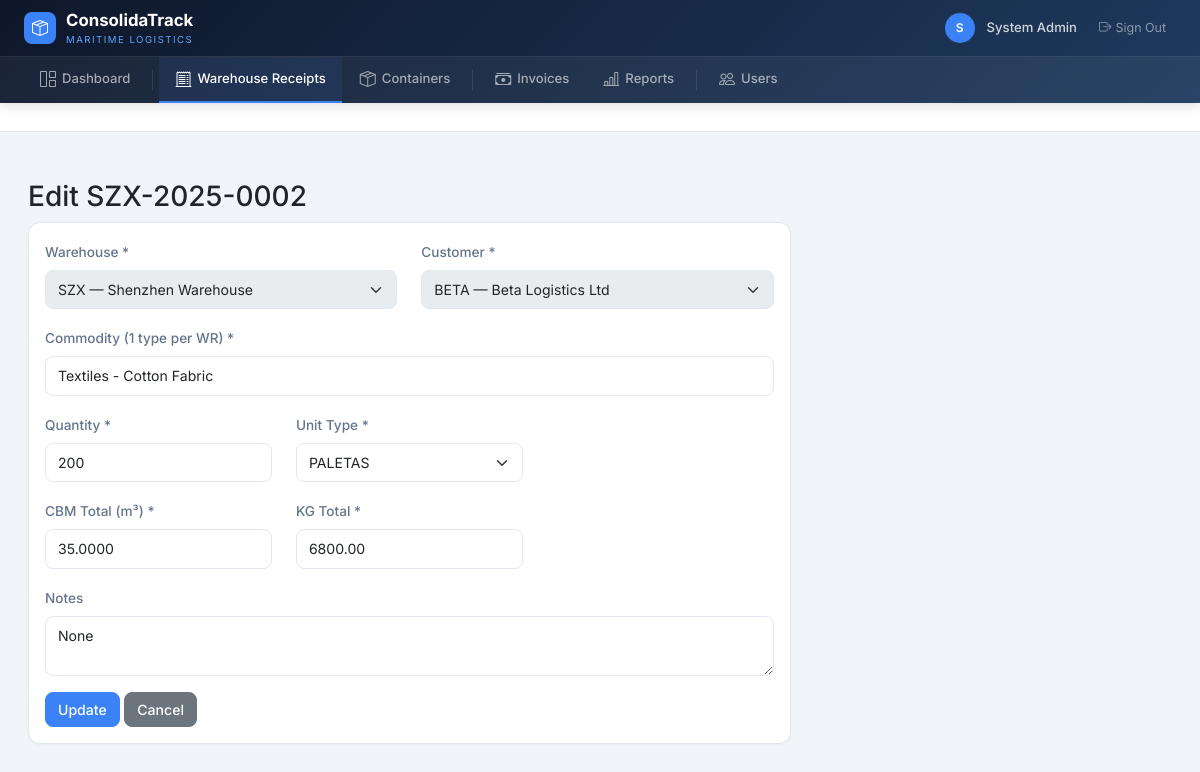
Screenshot of /wr/2/edit (signed in) with the database file from the repository.
### app/models.py (models this page shows, shortened)
class User(UserMixin, db.Model):
    __tablename__ = "users"
    id = db.Column(db.Integer, primary_key=True)
    email = db.Column(db.String(200), unique=True, nullable=False)
    password_hash = db.Column(db.String(256), nullable=False)
    full_name = db.Column(db.String(200), nullable=False)
    is_active = db.Column(db.Boolean, default=True)
    created_at = db.Column(db.DateTime, default=_utcnow)
    roles = db.relationship("Role", secondary=user_roles, backref="users")
    def has_role(self, role_name: str) -> bool:
        return any(r.name == role_name for r in self.roles)

class WarehouseReceipt(db.Model):
    __tablename__ = "warehouse_receipts"
    id = db.Column(db.Integer, primary_key=True)
    warehouse_id = db.Column(db.Integer, db.ForeignKey("warehouses.id"), nullable=False)
    customer_id = db.Column(db.Integer, db.ForeignKey("customers.id"), nullable=False)
    wr_number = db.Column(db.String(30), unique=True, nullable=False)
    date_received = db.Column(db.Date, nullable=False)
    commodity = db.Column(db.String(300), nullable=False)
    qty_total = db.Column(db.Integer, nullable=False)
    qty_unit_type = db.Column(db.Enum(QtyUnitType), nullable=False)
    cbm_total = db.Column(db.Numeric(10, 4), nullable=False)  # m³, 4 decimals
    kg_total = db.Column(db.Numeric(10, 2), nullable=False)   # kg, 2 decimals
    notes = db.Column(db.Text)
    status = db.Column(db.Enum(WRStatus), nullable=False, default=WRStatus.RECEIVED)
    created_at = db.Column(db.DateTime, default=_utcnow)
    updated_at = db.Column(db.DateTime, default=_utcnow, onupdate=_utcnow)
    load_lines = db.relationship("ContainerLoadLine", backref="warehouse_receipt", lazy="dynamic")
    photos = db.relationship("WRPhoto", backref="warehouse_receipt", lazy="dynamic",
                              cascade="all, delete-orphan", order_by="WRPhoto.uploaded_at.desc()")
    __table_args__ = (
        db.Index("ix_wr_warehouse_status", "warehouse_id", "status"),
        db.Index("ix_wr_customer", "customer_id"),
        db.Index("ix_wr_date", "date_received"),
    )

class Warehouse(db.Model):
    __tablename__ = "warehouses"
    id = db.Column(db.Integer, primary_key=True)
    code = db.Column(db.String(10), unique=True, nullable=False)  # SZX, MIA
    name = db.Column(db.String(100), nullable=False)
    city = db.Column(db.String(100))
    country = db.Column(db.String(100))
    is_active = db.Column(db.Boolean, default=True)
    created_at = db.Column(db.DateTime, default=_utcnow)
    warehouse_receipts = db.relationship("WarehouseReceipt", backref="warehouse", lazy="dynamic")
    containers = db.relationship("Container", backref="warehouse", lazy="dynamic")

class Customer(db.Model):
    __tablename__ = "customers"
    id = db.Column(db.Integer, primary_key=True)
    name = db.Column(db.String(200), nullable=False)
    code = db.Column(db.String(20), unique=True, nullable=False)
    email = db.Column(db.String(200))
    phone = db.Column(db.String(50))
    address = db.Column(db.Text)
    is_active = db.Column(db.Boolean, default=True)
    created_at = db.Column(db.DateTime, default=_utcnow)
    warehouse_receipts = db.relationship("WarehouseReceipt", backref="customer", lazy="dynamic")

### app/blueprints/wr/__init__.py (the view, shortened to what this page needs)
@wr_bp.route("/<int:wr_id>/edit", methods=["GET", "POST"])
@login_required
def wr_edit(wr_id):
    wr = db.session.get(WarehouseReceipt, wr_id)
    if not wr:
        flash("WR not found.", "warning")
        return redirect(url_for("wr.wr_list"))
    if wr.status == WRStatus.LOADED:
        flash("Cannot edit a fully loaded WR.", "warning")
        return redirect(url_for("wr.wr_detail", wr_id=wr.id))
    warehouses = Warehouse.query.filter_by(is_active=True).all()
    customers = Customer.query.filter_by(is_active=True).order_by(Customer.name).all()
    return render_template("wr/form.html", warehouses=warehouses, customers=customers, wr=wr)

### app/templates/wr/form.html (shortened to what this page needs)
{% extends "base.html" %}
{% block content %}
<h3>{{ 'Edit ' + wr.wr_number if wr else 'New Warehouse Receipt' }}</h3>
<div class="card col-md-8">
  <div class="card-body">
    <form method="post">
      <div class="row">
        <div class="col-md-6 mb-3">
          <label class="form-label">Warehouse *</label>
          <select name="warehouse_id" class="form-select" {% if wr %}disabled{% endif %} required>
            {% for wh in warehouses %}
            <option value="{{ wh.id }}" {% if wr and wr.warehouse_id == wh.id %}selected{% endif %}>{{ wh.code }} — {{ wh.name }}</option>
            {% endfor %}
          </select>
        </div>
        <div class="col-md-6 mb-3">
          <label class="form-label">Customer *</label>
          <select name="customer_id" class="form-select" {% if wr %}disabled{% endif %} required>
            {% for c in customers %}
            <option value="{{ c.id }}" {% if wr and wr.customer_id == c.id %}selected{% endif %}>{{ c.code }} — {{ c.name }}</option>
            {% endfor %}
          </select>
        </div>
      </div>
      <div class="mb-3">
        <label class="form-label">Commodity (1 type per WR) *</label>
        <input type="text" name="commodity" class="form-control" value="{{ wr.commodity if wr else '' }}" required placeholder="e.g. Electronics - LED Panels">
      </div>
      <div class="row">
        <div class="col-md-4 mb-3">
          <label class="form-label">Quantity *</label>
          <input type="number" name="qty_total" class="form-control" min="1" value="{{ wr.qty_total if wr else '' }}" required>
        </div>
        <div class="col-md-4 mb-3">
          <label class="form-label">Unit Type *</label>
          <select name="qty_unit_type" class="form-select" required>
            {% for ut in ['CAJAS','UNIDADES','PALETAS'] %}
            <option value="{{ ut }}" {% if wr and wr.qty_unit_type.value == ut %}selected{% endif %}>{{ ut }}</option>
            {% endfor %}
          </select>
        </div>
      </div>
      <div class="row">
        <div class="col-md-4 mb-3">
          <label class="form-label">CBM Total (m³) *</label>
          <input type="number" name="cbm_total" class="form-control" step="0.0001" min="0.0001" value="{{ wr.cbm_total if wr else '' }}" required>
        </div>
        <div class="col-md-4 mb-3">
          <label class="form-label">KG Total *</label>
          <input type="number" name="kg_total" class="form-control" step="0.01" min="0.01" value="{{ wr.kg_total if wr else '' }}" required>
        </div>
      </div>
      <div class="mb-3">
        <label class="form-label">Notes</label>
        <textarea name="notes" class="form-control" rows="2">{{ wr.notes if wr else '' }}</textarea>
      </div>
      <button type="submit" class="btn btn-primary">{{ 'Update' if wr else 'Create WR' }}</button>
      <a href="{{ url_for('wr.wr_list') }}" class="btn btn-secondary">Cancel</a>
    </form>
  </div>
</div>
{% endblock %}

### app/templates/base.html (shortened to what this page needs)
<!DOCTYPE html>
<html lang="en">
<head>
  <link href="https://cdn.jsdelivr.net/npm/bootstrap@5.3.3/dist/css/bootstrap.min.css" rel="stylesheet">
  <link href="https://cdn.jsdelivr.net/npm/bootstrap-icons@1.11.3/font/bootstrap-icons.min.css" rel="stylesheet">
</head>
<body>
  {% if current_user.is_authenticated %}
  <nav class="main-navbar">
    <div class="navbar-top">
      <div style="display:flex;align-items:center;gap:16px">
        <a href="{{ url_for('dashboard') }}" class="navbar-brand-area">
          <div class="logo-icon"><i class="bi bi-box-seam"></i></div>
          <div>
            <div class="brand-name">ConsolidaTrack</div>
            <div class="brand-sub">Maritime Logistics</div>
          </div>
        </a>
      </div>
      <div class="navbar-user">
        <div class="user-avatar">{{ current_user.full_name[0] }}</div>
        <span class="user-name">{{ current_user.full_name }}</span>
        <a href="{{ url_for('auth.logout') }}" class="btn-logout"><i class="bi bi-box-arrow-right me-1"></i>Sign Out</a>
      </div>
    </div>
    <div class="nav-links-bar" id="navLinks">
      <a href="{{ url_for('dashboard') }}" class="nav-link-item {% if request.endpoint == 'dashboard' %}active{% endif %}">
        <i class="bi bi-grid-1x2"></i> Dashboard
      </a>
      <a href="{{ url_for('wr.wr_list') }}" class="nav-link-item {% if request.blueprint == 'wr' %}active{% endif %}">
        <i class="bi bi-receipt-cutoff"></i> Warehouse Receipts
      </a>
      <a href="{{ url_for('containers.container_list') }}" class="nav-link-item {% if request.blueprint == 'containers' %}active{% endif %}">
        <i class="bi bi-box-seam"></i> Containers
      </a>
      <a href="{{ url_for('finance.invoice_list') }}" class="nav-link-item {% if request.blueprint == 'finance' %}active{% endif %}">
        <i class="bi bi-cash-stack"></i> Invoices
      </a>
      <a href="{{ url_for('reports.report_index') }}" class="nav-link-item {% if request.blueprint == 'reports' %}active{% endif %}">
        <i class="bi bi-bar-chart-line"></i> Reports
      </a>
      {% if current_user.has_role('admin') %}
      <a href="{{ url_for('auth.user_list') }}" class="nav-link-item {% if request.blueprint == 'auth' and request.endpoint != 'auth.login' %}active{% endif %}">
        <i class="bi bi-people"></i> Users
      </a>
      {% endif %}
    </div>
  </nav>
  <div class="page-header">
  </div>
  <div class="content-area pb-0">
  </div>
  <div class="content-area">{% block content %}{% endblock %}</div>
  {% else %}
  <div style="min-height:100vh;background:linear-gradient(135deg,#0f172a,#1e3a5f);display:flex;align-items:center;justify-content:center">
    {% block content_unauth %}{% endblock %}
  </div>
  {% endif %}
</body>
</html>

### app/templates/base.html (style rules this page uses)
:root { --accent:#3b82f6;--accent-hover:#2563eb;--success:#10b981;--warning:#f59e0b;--danger:#ef4444;--surface:#fff;--border:#e2e8f0;--text-1:#1e293b;--text-2:#64748b;--text-3:#94a3b8 }
* { font-family:'Inter',-apple-system,BlinkMacSystemFont,sans-serif }
body { background:#f1f5f9;margin:0;min-height:100vh;padding-top:0 }
.main-navbar { background:linear-gradient(135deg,#0f172a,#1e3a5f);padding:0;position:sticky;top:0;z-index:1050;box-shadow:0 2px 12px rgba(0,0,0,.15) }
.navbar-top { display:flex;align-items:center;justify-content:space-between;padding:0 24px;height:56px }
.navbar-brand-area { display:flex;align-items:center;gap:10px;text-decoration:none;color:#fff }
.navbar-brand-area .logo-icon { width:32px;height:32px;background:var(--accent);border-radius:8px;display:flex;align-items:center;justify-content:center;font-size:16px;flex-shrink:0 }
.navbar-brand-area .brand-name { font-weight:700;font-size:1.05rem;color:#fff }
.navbar-brand-area .brand-sub { font-size:.6rem;color:#60a5fa;text-transform:uppercase;letter-spacing:1.5px }
.navbar-user { display:flex;align-items:center;gap:12px }
.navbar-user .user-avatar { width:30px;height:30px;border-radius:50%;background:var(--accent);display:flex;align-items:center;justify-content:center;font-size:.75rem;font-weight:600;color:#fff }
.navbar-user .user-name { color:rgba(255,255,255,.8);font-size:.82rem;font-weight:500 }
.navbar-user .btn-logout { color:rgba(255,255,255,.5);font-size:.78rem;text-decoration:none;padding:4px 10px;border-radius:6px;transition:all .2s }
.nav-links-bar { background:rgba(255,255,255,.05);border-top:1px solid rgba(255,255,255,.06);padding:0 24px;display:flex;align-items:center;gap:2px;overflow-x:auto }
.nav-link-item { display:flex;align-items:center;gap:6px;padding:10px 16px;color:rgba(255,255,255,.6);text-decoration:none;font-size:.82rem;font-weight:500;border-bottom:2px solid transparent;transition:all .2s;white-space:nowrap }
.nav-link-item.active { color:#fff;border-bottom-color:var(--accent);background:rgba(59,130,246,.1) }
.nav-link-item i { font-size:1rem }
.page-header { background:var(--surface);border-bottom:1px solid var(--border);padding:14px 28px;display:flex;align-items:center;justify-content:space-between }
.content-area { padding:24px 28px }
.card { background:var(--surface);border:1px solid var(--border);border-radius:12px;box-shadow:0 1px 3px rgba(0,0,0,.04) }
.btn { font-weight:500;font-size:.88rem;border-radius:8px }
.btn-primary { background:var(--accent);border-color:var(--accent) }
.form-control,.form-select { border-radius:8px;border-color:var(--border);font-size:.88rem;padding:8px 12px }
.form-label { font-weight:500;font-size:.85rem;color:var(--text-2) }

### rows the page displays
User: full_name "S", full_name "System Admin"
WarehouseReceipt: wr_number "Edit SZX-2025-0002", warehouse_id "SZX — Shenzhen Warehouse", customer_id "BETA — Beta Logistics Ltd", commodity "Textiles - Cotton Fabric", qty_total "200", qty_unit_type "PALETAS", cbm_total "35.0000", kg_total "6800.00", notes "None"

### other values shown
{{ 'Update' if wr else 'Create WR' }} "Update"
